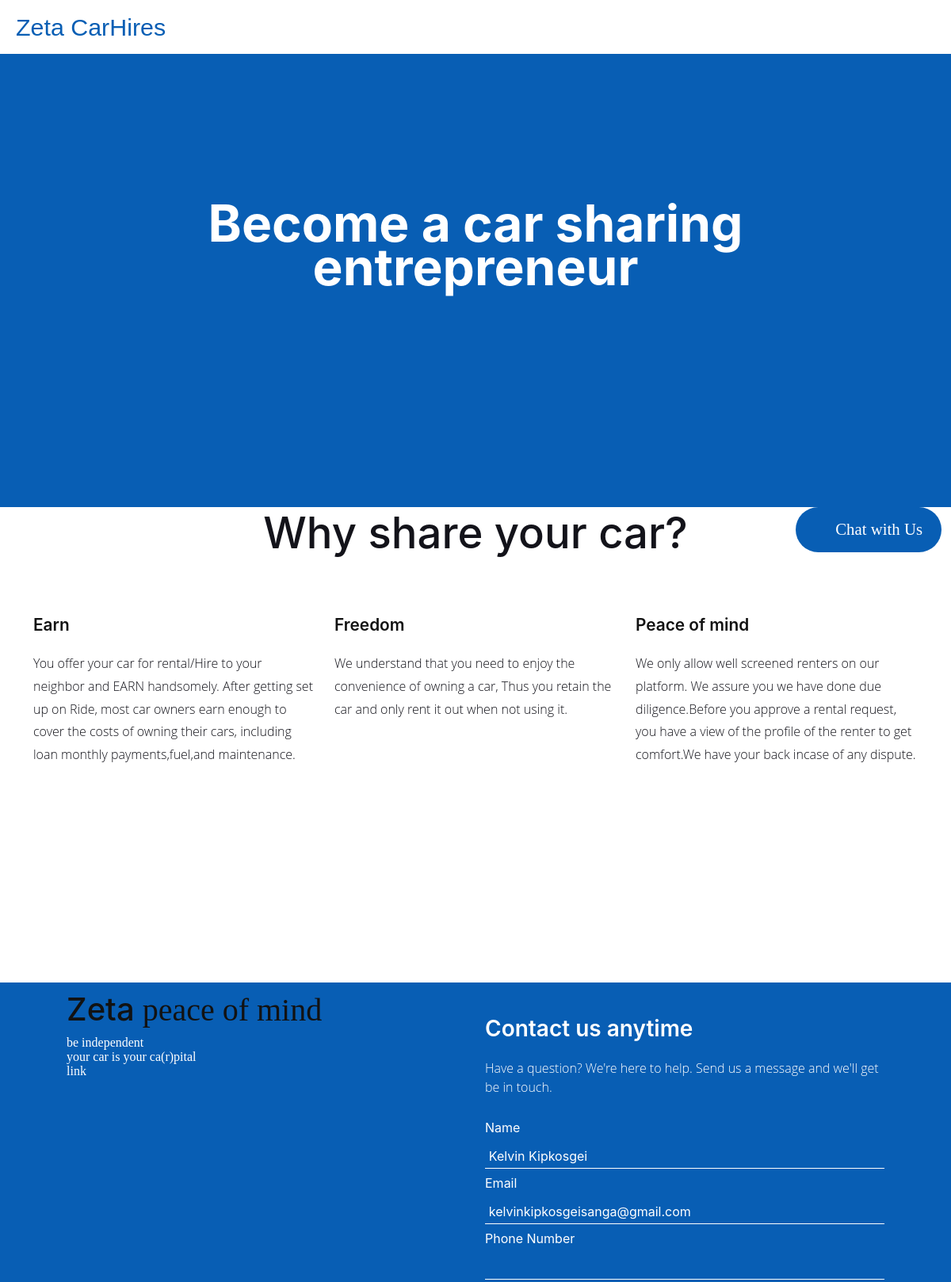
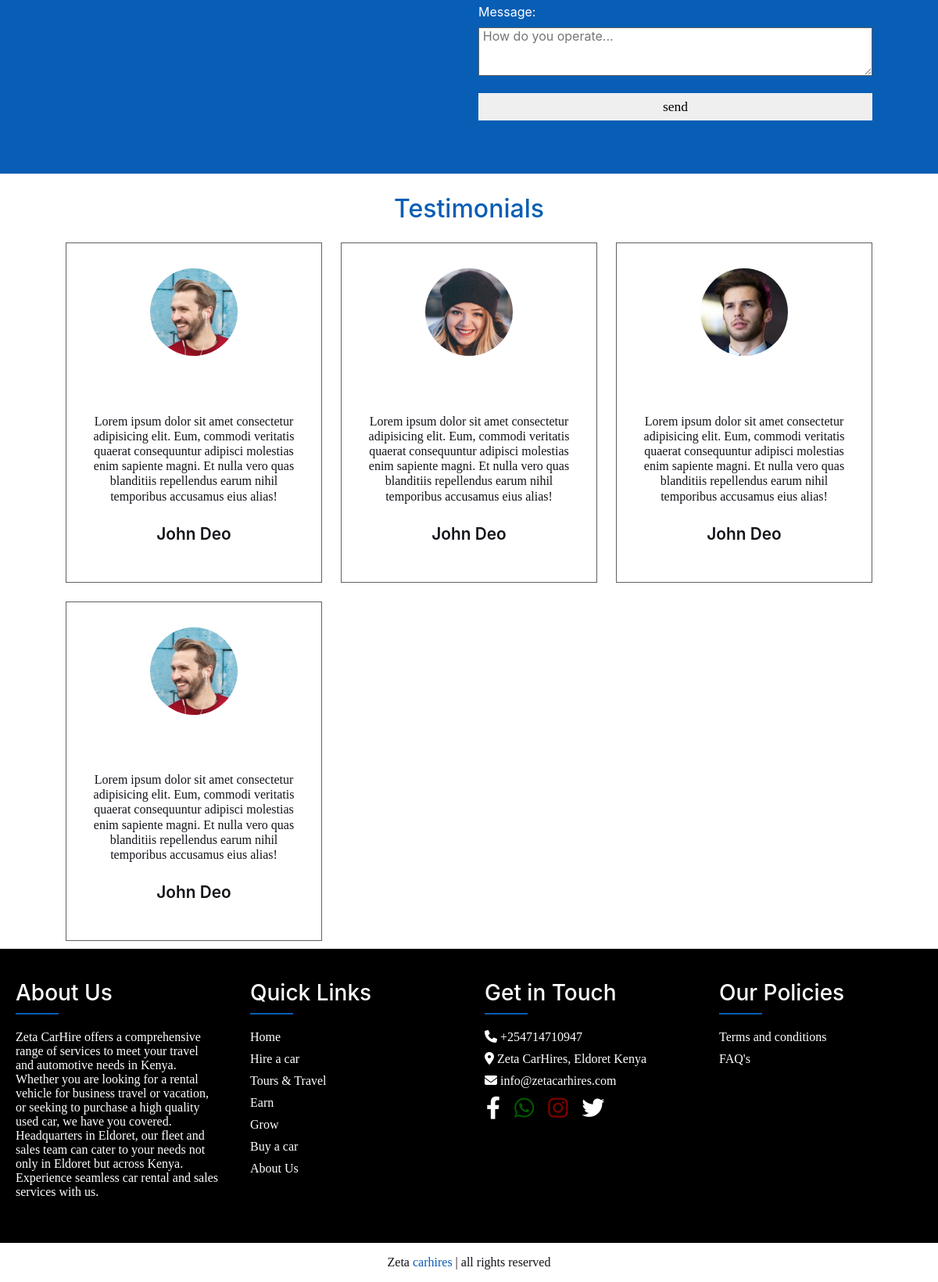
The app's page /earn (signed in) with its own data (2 pictures, top to bottom).
### car_rental/models.py (models this page shows)
class CustomUser(AbstractUser):
    user_type_data = ((1,"Dealer"),(2,"Customer"))
    user_type = models.CharField(default=1,choices=user_type_data,max_length=10)

### car_rental/Customerviews.py (the view)
# urls.py: path('earn',Customerviews.earn,name="earn"),
def earn(request):
    return render(request,'earn.html')

### templates/earn.html (shortened to what this page needs)
{% extends "base.html" %}
{% block main_content %}
{% load static %}
<body class="earn">
    <section class="home">
        <div class="description">
            <h2>Become a car sharing entrepreneur</h2>
        </div>
    </section>
    <section class="fixed delay-neg-500">
        <div class="whatsap">
            <a href="https://wa.me/+19197022312" class="bi bi-whatsapp" aria-hidden="true">&nbsp;&nbsp;Chat with Us</a>
        </div>
    </section>
    <section class="hero flex-column justify-content-center align-items-center">
       <div class="container">
        <div class="row justify-content-center">
            <h2>Why share your car?</h2>
            <div class="col-lg-4">
                <h1>Earn</h1>
                <p>You offer your car for rental/Hire to your neighbor and EARN handsomely. After getting set up on Ride, most car owners earn enough to cover the costs of owning their cars, including loan monthly payments,fuel,and maintenance.</p>
            </div>
            <div class="col-lg-4">
                <h1>Freedom</h1>
                <p>We understand that you need to enjoy the convenience of owning a car, Thus you retain the car and only rent it out when not using it.</p>
            </div>
            <div class="col-lg-4">
                <h1>Peace of mind</h1>
                <p>We only allow well screened renters on our platform. We assure you we have done due diligence.Before you approve a rental request, you have a view of the profile of the renter to get comfort.We have your back incase of any dispute.</p>
            </div>
        </div>
       </div>
    </section>
    <section class="connect flex-column justify-content-center align-items-center">
        <div class="row justify-content-center">
            <div class="col-lg-6">
                <div class="content">
                    <div><h1>Zeta<span> peace of mind</span></h1></div>
                    <div>be independent</div>
                    <div>your car is your ca(r)pital</div>
                    <div>link</div>
                </div>
            </div>
            <div class="col-lg-6">
                <h3>Contact us anytime</h3>
                <p>Have a question? We're here to help. Send us a message and we'll get be in touch.</p>
                <form action="/response" method="post">
                    {% if user.is_authenticated %}
                    <label for="full_name">Name<input type="text" id="full_name" name="full_name" value="{{ user.first_name }} {{ user.last_name }}"></label>
                    <label for="email">Email<input type="email" id="email" name="email" value="{{ user.email }}"></label>
                    {% else %}
                    <label for="full_name">Name<input type="text" id="full_name" name="full_name"></label>
                    <label for="email">Email<input type="email" id="email" name="email"></label>
                    {% endif %}
                    <label for="phone_number">Phone Number<input type="tel" id="phone_number" name="phone_number"></label>
                    <label for="message">Message:
                        <textarea id="bio" name="message" rows="3" cols="30" placeholder="How do you operate..."></textarea>
                    </label>
                    <button type="submit">send</button>
                </form>
            </div>
        </div>
    </section>
    <section class="testimonial">
        <h2>testimonials</h2>
        <div class="box-container">
            <div class="box">
                <img src="{% static 'media/images/pic-1.png' %}" class="user" alt=" ">
                <div class="marks"><i class="bi bi-quote" aria-hidden="true "></i></div>
                <p>Lorem ipsum dolor sit amet consectetur adipisicing elit. Eum, commodi veritatis quaerat consequuntur adipisci molestias enim sapiente magni. Et nulla vero quas blanditiis repellendus earum nihil temporibus accusamus eius alias!</p>
                <h3>john deo</h3>
            </div>
            <div class="box">
                <img src="{% static 'media/images/pic-2.png' %}" class="user" alt=" ">
                <div class="marks"><i class="bi bi-quote" aria-hidden="true "></i></div>
                <p>Lorem ipsum dolor sit amet consectetur adipisicing elit. Eum, commodi veritatis quaerat consequuntur adipisci molestias enim sapiente magni. Et nulla vero quas blanditiis repellendus earum nihil temporibus accusamus eius alias!</p>
                <h3>john deo</h3>
            </div>
            <div class="box">
                <img src="{% static 'media/images/pic-3.png' %}" class="user" alt=" ">
                <div class="marks"><i class="bi bi-quote" aria-hidden="true "></i></div>
                <p>Lorem ipsum dolor sit amet consectetur adipisicing elit. Eum, commodi veritatis quaerat consequuntur adipisci molestias enim sapiente magni. Et nulla vero quas blanditiis repellendus earum nihil temporibus accusamus eius alias!</p>
                <h3>john deo</h3>
            </div>
            <div class="box">
                <img src="{% static 'media/images/pic-1.png' %}" class="user" alt=" ">
                <div class="marks"><i class="bi bi-quote" aria-hidden="true "></i></div>
                <p>Lorem ipsum dolor sit amet consectetur adipisicing elit. Eum, commodi veritatis quaerat consequuntur adipisci molestias enim sapiente magni. Et nulla vero quas blanditiis repellendus earum nihil temporibus accusamus eius alias!</p>
                <h3>john deo</h3>
            </div>
        </div>
    </section>
{% endblock main_content%}

### static/css/styles.css (style rules this page uses)
:root { --main-color: rgb(8, 94, 180); --black: #13131a; --bg: white; --white: #ffffff; --border: 1px solid rgba(0, 0, 0, 0.62); --font-default: "Open Sans", system-ui, -apple-system, "Segoe UI", Roboto, "Helvetica Neue", Arial, "Noto Sans", "Liberation Sans", sans-serif, "Apple Color Emoji", "Segoe UI Emoji", "Segoe UI Symbol", "Noto Color Emoji"; --font-primary: "Inter", sans-serif; --font-secondary: "Cardo", sans-serif; }
h1,h2,h3,h4,h5,h6 { color:hsl(0, 0%, 7%); font-family: var(--font-primary); }
* { font-family: 'Times New Roman', Times, serif; margin: 0; padding: 0; box-sizing: border-box; outline: none; border: none; text-decoration: none; transition: .2s linear; }
html { overflow-x: hidden; scroll-padding-top: 9rem; scroll-behavior: smooth; }
body { font-family: var(--font-default); color: var(--black); background-color: var(--bg); }
a { color: var(--color-primary); text-decoration: none; }
.home { min-height: 80vh; display: flex; align-items: center; justify-content: center; background-size: cover; background-position: center; flex-wrap: wrap; text-align: center; text-align: center; overflow: hidden; }
.home .description h2 { font-size: 3.5rem; }
.tours .connect h3,h2 { text-align: center; padding-bottom: .8rem; text-transform: capitalize; font-size: 1.4rem; color: var(--main-color); }
.tours .connect form input,textarea { margin: 10px 0 0 0; width: 100%; min-height: 2em; padding-left: .3rem; }
input,textarea { border-bottom: var(--border); }
textarea { border: var(--border); }
.testimonial { padding: 10px 7%; }
.earn .testimonial h2 { font-size: 2rem; padding: 1rem; }
.testimonial .box-container { display: grid; grid-template-columns: repeat(auto-fit, minmax(20rem, 1fr)); gap: 1.5rem; }
.testimonial .box-container .box { border: var(--border); text-align: center; padding: 2rem; }
.testimonial .box-container .box p { font-size: 1rem; line-height: 1.2; color: var(--black); padding: 1rem 0 .2rem 0; }
.testimonial .box-container .box .user { height: 7rem; width: 7rem; border-radius: 50%; object-fit: cover; }
.testimonial .box-container .box h3 { padding: .5rem 0; font-size: 1.3rem; font-weight: 600; color: var(--black); text-transform: capitalize; }
.testimonial .box-container .marks { margin-top: 1.2rem; }
.testimonial .box-container .marks i { color: var(--main-color); font-size: 2rem; }
.earn .home { color: var(--white); background-color: var(--main-color); }
.earn .home .description { width: 60vw; }
.earn .home h2 { text-transform: unset; color: var(--white); line-height: 0.85; font-weight: bold; font-size: 4rem; }
.earn .hero { min-height: 75vh; }
.earn .hero h2 { color: var(--black); text-transform: none; font-size: 3.4rem; padding-bottom: 4rem; }
.earn .hero h1 { font-size: 1.3rem; font-weight: 600; padding-bottom: .8rem; }
.earn .hero p { font-family: var(--font-default); font-weight: 100; line-height: 1.8; }
.earn .connect { background-color: var(--main-color); min-height: 75vh; color: var(--white); }
.earn .connect .row { padding: 10px 7%; }
.earn .connect h3 { margin-top: 2rem; color: var(--white); font-weight: 600; }
.earn .connect p { font-family: var(--font-default); font-weight: 100; line-height: 1.5; padding: .8rem 0; }
.earn .connect form label { font-family: var(--font-primary); display: block; margin: 0.5rem 0; }
.earn .connect form input { margin: 10px 0 0 0; width: 100%; min-height: 2em; padding-left: .3rem; background-color: transparent; border-bottom: .1px solid var(--white); color: var(--white); }
.earn .connect form button { display: block; width: 100%; margin: 1em auto; height: 2em; font-size: 1.1rem; border-color: white; min-width: 20vw; }
.delay-neg-500 { animation-name: move; animation-delay: -300ms; animation-duration: 3s; animation-fill-mode: forwards; }
.fixed { position: fixed; float: right; margin-right: 1%; }
.whatsap { width: 100%; font-size: 1.3rem; padding: 1rem; background-color:var(--main-color); border-radius: 2rem; }
.whatsap .bi-whatsapp { padding: 1rem .5rem; color: var(--white); }

### records on screen
CustomUser: full_name "Kelvin Kipkosgei", email "kelvinkipkosgeisanga@gmail.com"
